Frame 1 (no input): blank canvas, image omitted
Frame 60 (the mouse pressed at the canvas centre just before this capture): blank canvas, image omitted
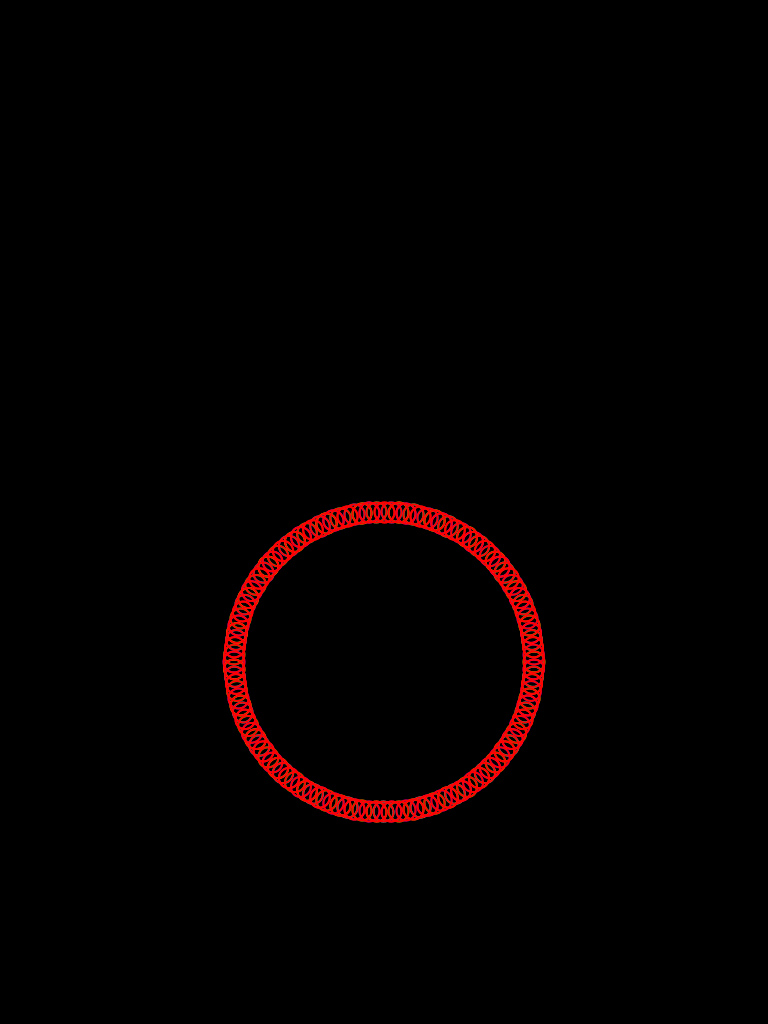
Frame 120 (the mouse held since frame 60 and released just before this capture)

The Processing sketch whose frames 1 and 60 were blank and that drew this single picture after the mouse press (run headless with seeded random() and noise(); from frame 60 on, the mouse is pressed at the canvas centre):

// Processing sketch: basicRotationWithSin
// ── basicRotationWithSin.pde
//The MIT License (MIT) - See Licence.txt for details

//Copyright (c) 2013 Mick Grierson, Matthew Yee-King, Marco Gillies


float magnify = 300; // This is how big we want the rose to be.
float rotation = 0; // rotation : this is basically how far round the circle we are going to go
float radius = 0; // radius : this is basically how far from the origin we are.
int elements = 256;// This is the number of points and lines we will calculate at once. 1000 is alot actually. 

void setup() {
  //iPad portrait. Swap the numbers for landscape. 
  size(768,1024);
  rectMode(CENTER);
  colorMode(HSB);
}
 
void draw() {
  background(0);
  radius = map(mouseX, 0, width, 0, 10);
  rotation = map(mouseY, 0, height, 0, 10);
  float spacing = TWO_PI/elements; // this is how far apart each 'node' will be - study it. 
  //radius = 1000;
  //rotation =10000;
  //float spacing = 0.001;
  translate(width*0.5,height*0.5);// we translate the whole sketch to the centre of the screen, so 0,0 is in the middle.
  noFill();
  strokeWeight(2);
  for (int i = 0; i < elements;i++) {
  //for (int i = 0; i < 2 ;i++) {
      stroke(i*2,255,255);
      pushMatrix();
      rotate(spacing*i*rotation);
      translate(sin(spacing*i*radius)*magnify, 0);
      ellipse(0,0,20,20);
      popMatrix();
  }
}
